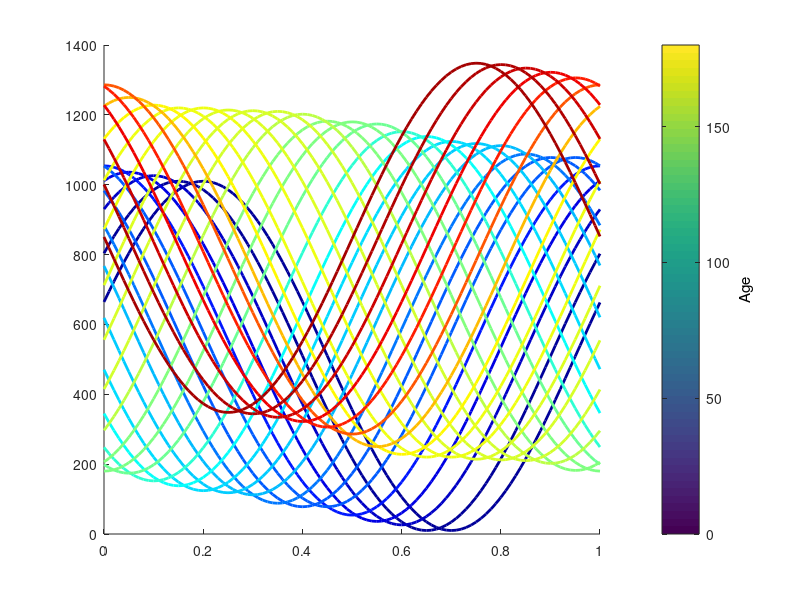

The MATLAB script that drew this image: (Note: this script raises an error after producing the figure.)
% testing weighted functional boxplot using synthetic data 

close all
clear all

% parameter settings for weighted functional boxplots 
wfbParams.factor = 1.5;  
wfbParams.barColor = 'b';
wfbParams.centerColor = 'm';
wfbParams.showOut = true;
wfbParams.method = 'MBD';

% set sigma for gaussian function
gaussianSigma = 30;

% generate random ages for each curve
ages = min( max( round(180 * rand( 30, 1 )), 1 ), 180 ); 
ages = sort(ages);
nBins = ceil(max(ages)/10)*10;
cmap = jet(nBins);
% age changing range
ageRange = [0 200];

% generate curves
% each colomn of the yAxis matrix is corresponding to a curve
xAxis = (0:0.01:1)';
yAxis = zeros( length(xAxis), length(ages) );

% plot the generated curves
figure, hold on
for iI = 1:length(ages)
    yAxis( :, iI ) = 500 * ( 1 + sin( xAxis*3.14*2 + 1.57*iI/5 ) ) + ages(iI)*2;
    plot( xAxis, yAxis( :, iI ), 'Color', cmap(ages(iI), :), 'LineWidth', 2 );
end
hold off
caxis( [0 nBins] );
h = colorbar( 'peer', gca );
set( get( h, 'ylabel' ), 'String', 'Age');

% built atlas at the age of each curve
estimatedAge = ages;
maxAge = max(ages);
figure;
for id = 1:length(estimatedAge)
  clf;
  ageId = estimatedAge( id );
  
  % using boundary reflection to mitigate the boundary bias
  weightUnnormalized = gaussianWeighting( ages, ageRange(1), ageRange(2), gaussianSigma, ageId );
  % normalize the weights
  weights = weightUnnormalized / sum( weightUnnormalized ) ;
  
  % plot the weighted functional boxplot
  subplot(2, 1, 1), [depthTmp, medianCurveId] = wfbplot( yAxis, xAxis, weights, wfbParams );
  titlename = sprintf( 'Weighted functional boxplot' );
  title( titlename );

  % plot the age histogram
  subplot(2, 1, 2), hist(ages, ageRange(2)-ageRange(1)+1); xlim([ageRange(1), ageRange(2)]);
  hold on
  plot( [ages(medianCurveId), ages(medianCurveId)], [0, length(find(ages==ages(medianCurveId)))], 'm', 'LineWidth', 2);
  textString = sprintf( '\\downarrow %d (median)', ages(medianCurveId) );
  text( ages(medianCurveId)-2, 1.25, textString, 'Color', 'm', 'FontSize', 15, 'FontWeight', 'Bold');
  plot([ageId, ageId], [0, 1], 'r-', 'LineWidth', 2);
  textString = sprintf( '\\uparrow %d (months)', ageId );
  text( ageId-2, -0.35, textString, 'Color', 'r', 'FontSize', 15, 'FontWeight', 'Bold');
  [sort_age, sort_Id] = sort(ages);
  plot(sort_age, weightUnnormalized(sort_Id), 'r-.*', 'LineWidth', 2);
  hold off
   
  drawnow
end
